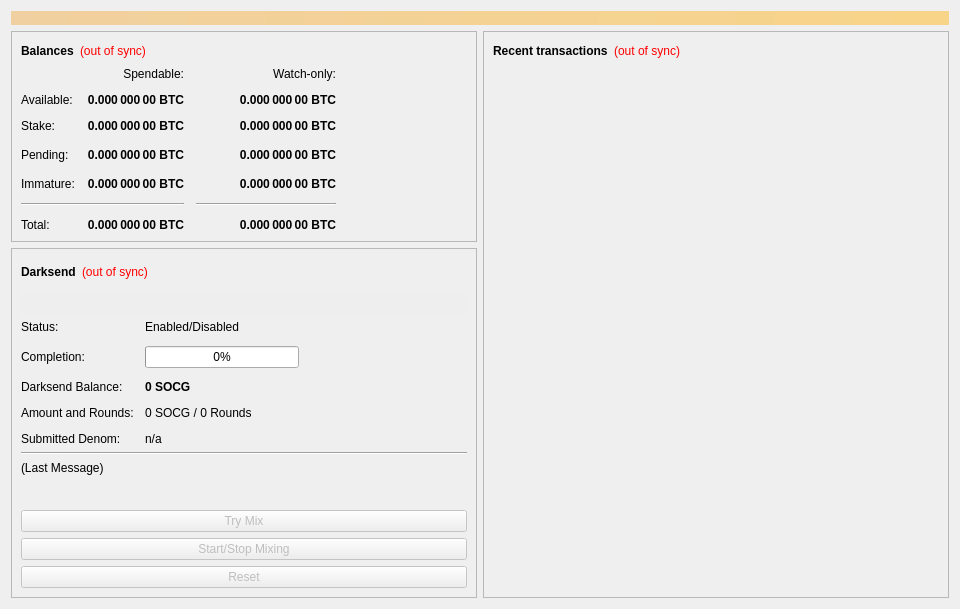
<?xml version="1.0" encoding="UTF-8"?>
<ui version="4.0">
 <class>OverviewPage</class>
 <widget class="QWidget" name="OverviewPage">
  <property name="geometry">
   <rect>
    <x>0</x>
    <y>0</y>
    <width>960</width>
    <height>594</height>
   </rect>
  </property>
  <property name="minimumSize">
   <size>
    <width>960</width>
    <height>0</height>
   </size>
  </property>
  <property name="windowTitle">
   <string>Form</string>
  </property>
  <layout class="QVBoxLayout" name="topLayout">
   <item>
    <widget class="QLabel" name="labelAlerts">
     <property name="visible">
      <bool>false</bool>
     </property>
     <property name="styleSheet">
      <string notr="true">background-color: qlineargradient(x1: 0, y1: 0, x2: 1, y2: 0, stop:0 #F0D0A0, stop:1 #F8D488); color:#000000;</string>
     </property>
     <property name="wordWrap">
      <bool>true</bool>
     </property>
     <property name="margin">
      <number>3</number>
     </property>
    </widget>
   </item>
   <item>
    <layout class="QHBoxLayout" name="horizontalLayout" stretch="1,1">
     <item>
      <layout class="QVBoxLayout" name="verticalLayout_2">
       <item>
        <widget class="QFrame" name="frame">
         <property name="frameShape">
          <enum>QFrame::StyledPanel</enum>
         </property>
         <property name="frameShadow">
          <enum>QFrame::Raised</enum>
         </property>
         <layout class="QVBoxLayout" name="verticalLayout_4">
          <item>
           <layout class="QHBoxLayout" name="horizontalLayout_4">
            <item>
             <widget class="QLabel" name="label_5">
              <property name="font">
               <font>
                <weight>75</weight>
                <bold>true</bold>
               </font>
              </property>
              <property name="text">
               <string>Balances</string>
              </property>
             </widget>
            </item>
            <item>
             <widget class="QLabel" name="labelWalletStatus">
              <property name="cursor">
               <cursorShape>WhatsThisCursor</cursorShape>
              </property>
              <property name="toolTip">
               <string>The displayed information may be out of date. Your wallet automatically synchronizes with the SocietyG network after a connection is established, but this process has not completed yet.</string>
              </property>
              <property name="styleSheet">
               <string notr="true">QLabel { color: red; }</string>
              </property>
              <property name="text">
               <string notr="true">(out of sync)</string>
              </property>
              <property name="alignment">
               <set>Qt::AlignLeading|Qt::AlignLeft|Qt::AlignVCenter</set>
              </property>
             </widget>
            </item>
            <item>
             <spacer name="horizontalSpacer_3">
              <property name="orientation">
               <enum>Qt::Horizontal</enum>
              </property>
              <property name="sizeHint" stdset="0">
               <size>
                <width>40</width>
                <height>20</height>
               </size>
              </property>
             </spacer>
            </item>
           </layout>
          </item>
          <item>
           <layout class="QGridLayout" name="gridLayout">
            <property name="spacing">
             <number>12</number>
            </property>
            <item row="3" column="2">
             <widget class="QLabel" name="labelWatchPending">
              <property name="font">
               <font>
                <weight>75</weight>
                <bold>true</bold>
               </font>
              </property>
              <property name="cursor">
               <cursorShape>IBeamCursor</cursorShape>
              </property>
              <property name="toolTip">
               <string>Unconfirmed transactions to watch-only addresses</string>
              </property>
              <property name="text">
               <string notr="true">0.000 000 00 BTC</string>
              </property>
              <property name="alignment">
               <set>Qt::AlignRight|Qt::AlignTrailing|Qt::AlignVCenter</set>
              </property>
              <property name="textInteractionFlags">
               <set>Qt::LinksAccessibleByMouse|Qt::TextSelectableByKeyboard|Qt::TextSelectableByMouse</set>
              </property>
             </widget>
            </item>
            <item row="3" column="1">
             <widget class="QLabel" name="labelUnconfirmed">
              <property name="font">
               <font>
                <weight>75</weight>
                <bold>true</bold>
               </font>
              </property>
              <property name="cursor">
               <cursorShape>IBeamCursor</cursorShape>
              </property>
              <property name="toolTip">
               <string>Total of transactions that have yet to be confirmed, and do not yet count toward the spendable balance</string>
              </property>
              <property name="text">
               <string notr="true">0.000 000 00 BTC</string>
              </property>
              <property name="alignment">
               <set>Qt::AlignRight|Qt::AlignTrailing|Qt::AlignVCenter</set>
              </property>
              <property name="textInteractionFlags">
               <set>Qt::LinksAccessibleByMouse|Qt::TextSelectableByKeyboard|Qt::TextSelectableByMouse</set>
              </property>
             </widget>
            </item>
            <item row="4" column="2">
             <widget class="QLabel" name="labelWatchImmature">
              <property name="font">
               <font>
                <weight>75</weight>
                <bold>true</bold>
               </font>
              </property>
              <property name="cursor">
               <cursorShape>IBeamCursor</cursorShape>
              </property>
              <property name="toolTip">
               <string>Mined balance in watch-only addresses that has not yet matured</string>
              </property>
              <property name="text">
               <string notr="true">0.000 000 00 BTC</string>
              </property>
              <property name="alignment">
               <set>Qt::AlignRight|Qt::AlignTrailing|Qt::AlignVCenter</set>
              </property>
              <property name="textInteractionFlags">
               <set>Qt::LinksAccessibleByMouse|Qt::TextSelectableByKeyboard|Qt::TextSelectableByMouse</set>
              </property>
             </widget>
            </item>
            <item row="5" column="0" colspan="2">
             <widget class="Line" name="lineSpendableBalance">
              <property name="orientation">
               <enum>Qt::Horizontal</enum>
              </property>
             </widget>
            </item>
            <item row="5" column="2">
             <widget class="Line" name="lineWatchBalance">
              <property name="sizePolicy">
               <sizepolicy hsizetype="Preferred" vsizetype="Fixed">
                <horstretch>0</horstretch>
                <verstretch>0</verstretch>
               </sizepolicy>
              </property>
              <property name="minimumSize">
               <size>
                <width>140</width>
                <height>0</height>
               </size>
              </property>
              <property name="orientation">
               <enum>Qt::Horizontal</enum>
              </property>
             </widget>
            </item>
            <item row="6" column="0">
             <widget class="QLabel" name="labelTotalText">
              <property name="text">
               <string>Total:</string>
              </property>
             </widget>
            </item>
            <item row="4" column="1">
             <widget class="QLabel" name="labelImmature">
              <property name="font">
               <font>
                <weight>75</weight>
                <bold>true</bold>
               </font>
              </property>
              <property name="cursor">
               <cursorShape>IBeamCursor</cursorShape>
              </property>
              <property name="toolTip">
               <string>Mined balance that has not yet matured</string>
              </property>
              <property name="text">
               <string notr="true">0.000 000 00 BTC</string>
              </property>
              <property name="alignment">
               <set>Qt::AlignRight|Qt::AlignTrailing|Qt::AlignVCenter</set>
              </property>
              <property name="textInteractionFlags">
               <set>Qt::LinksAccessibleByMouse|Qt::TextSelectableByKeyboard|Qt::TextSelectableByMouse</set>
              </property>
             </widget>
            </item>
            <item row="3" column="3">
             <spacer name="horizontalSpacer_2">
              <property name="orientation">
               <enum>Qt::Horizontal</enum>
              </property>
              <property name="sizeHint" stdset="0">
               <size>
                <width>40</width>
                <height>20</height>
               </size>
              </property>
             </spacer>
            </item>
            <item row="4" column="0">
             <widget class="QLabel" name="labelImmatureText">
              <property name="text">
               <string>Immature:</string>
              </property>
             </widget>
            </item>
            <item row="6" column="1">
             <widget class="QLabel" name="labelTotal">
              <property name="font">
               <font>
                <weight>75</weight>
                <bold>true</bold>
               </font>
              </property>
              <property name="cursor">
               <cursorShape>IBeamCursor</cursorShape>
              </property>
              <property name="toolTip">
               <string>Your current total balance</string>
              </property>
              <property name="text">
               <string notr="true">0.000 000 00 BTC</string>
              </property>
              <property name="alignment">
               <set>Qt::AlignRight|Qt::AlignTrailing|Qt::AlignVCenter</set>
              </property>
              <property name="textInteractionFlags">
               <set>Qt::LinksAccessibleByMouse|Qt::TextSelectableByKeyboard|Qt::TextSelectableByMouse</set>
              </property>
             </widget>
            </item>
            <item row="6" column="2">
             <widget class="QLabel" name="labelWatchTotal">
              <property name="font">
               <font>
                <weight>75</weight>
                <bold>true</bold>
               </font>
              </property>
              <property name="cursor">
               <cursorShape>IBeamCursor</cursorShape>
              </property>
              <property name="toolTip">
               <string>Current total balance in watch-only addresses</string>
              </property>
              <property name="text">
               <string notr="true">0.000 000 00 BTC</string>
              </property>
              <property name="alignment">
               <set>Qt::AlignRight|Qt::AlignTrailing|Qt::AlignVCenter</set>
              </property>
              <property name="textInteractionFlags">
               <set>Qt::LinksAccessibleByMouse|Qt::TextSelectableByKeyboard|Qt::TextSelectableByMouse</set>
              </property>
             </widget>
            </item>
            <item row="0" column="2">
             <widget class="QLabel" name="labelWatchonly">
              <property name="text">
               <string>Watch-only:</string>
              </property>
              <property name="alignment">
               <set>Qt::AlignRight|Qt::AlignTrailing|Qt::AlignVCenter</set>
              </property>
             </widget>
            </item>
            <item row="1" column="0">
             <widget class="QLabel" name="labelBalanceText">
              <property name="text">
               <string>Available:</string>
              </property>
             </widget>
            </item>
            <item row="1" column="1">
             <widget class="QLabel" name="labelBalance">
              <property name="font">
               <font>
                <weight>75</weight>
                <bold>true</bold>
               </font>
              </property>
              <property name="cursor">
               <cursorShape>IBeamCursor</cursorShape>
              </property>
              <property name="toolTip">
               <string>Your current spendable balance</string>
              </property>
              <property name="text">
               <string notr="true">0.000 000 00 BTC</string>
              </property>
              <property name="alignment">
               <set>Qt::AlignRight|Qt::AlignTrailing|Qt::AlignVCenter</set>
              </property>
              <property name="textInteractionFlags">
               <set>Qt::LinksAccessibleByMouse|Qt::TextSelectableByKeyboard|Qt::TextSelectableByMouse</set>
              </property>
             </widget>
            </item>
            <item row="2" column="0">
             <widget class="QLabel" name="label_10">
              <property name="text">
               <string>Stake:</string>
              </property>
             </widget>
            </item>
            <item row="2" column="1">
             <widget class="QLabel" name="labelStake">
              <property name="font">
               <font>
                <weight>75</weight>
                <bold>true</bold>
               </font>
              </property>
              <property name="cursor">
               <cursorShape>IBeamCursor</cursorShape>
              </property>
              <property name="toolTip">
               <string>Total of coins that was staked, and do not yet count toward the current balance</string>
              </property>
              <property name="text">
               <string notr="true">0.000 000 00 BTC</string>
              </property>
              <property name="alignment">
               <set>Qt::AlignRight|Qt::AlignTrailing|Qt::AlignVCenter</set>
              </property>
              <property name="textInteractionFlags">
               <set>Qt::LinksAccessibleByMouse|Qt::TextSelectableByKeyboard|Qt::TextSelectableByMouse</set>
              </property>
             </widget>
            </item>
            <item row="2" column="2">
             <widget class="QLabel" name="labelWatchStake">
              <property name="font">
               <font>
                <weight>75</weight>
                <bold>true</bold>
               </font>
              </property>
              <property name="cursor">
               <cursorShape>IBeamCursor</cursorShape>
              </property>
              <property name="toolTip">
               <string>Total of coins that was staked in watch-only addresses, and do not yet count toward the current watch-only balance</string>
              </property>
              <property name="text">
               <string notr="true">0.000 000 00 BTC</string>
              </property>
              <property name="alignment">
               <set>Qt::AlignRight|Qt::AlignTrailing|Qt::AlignVCenter</set>
              </property>
              <property name="textInteractionFlags">
               <set>Qt::LinksAccessibleByMouse|Qt::TextSelectableByKeyboard|Qt::TextSelectableByMouse</set>
              </property>
             </widget>
            </item>
            <item row="1" column="2">
             <widget class="QLabel" name="labelWatchAvailable">
              <property name="font">
               <font>
                <weight>75</weight>
                <bold>true</bold>
               </font>
              </property>
              <property name="cursor">
               <cursorShape>IBeamCursor</cursorShape>
              </property>
              <property name="toolTip">
               <string>Your current balance in watch-only addresses</string>
              </property>
              <property name="text">
               <string notr="true">0.000 000 00 BTC</string>
              </property>
              <property name="alignment">
               <set>Qt::AlignRight|Qt::AlignTrailing|Qt::AlignVCenter</set>
              </property>
              <property name="textInteractionFlags">
               <set>Qt::LinksAccessibleByMouse|Qt::TextSelectableByKeyboard|Qt::TextSelectableByMouse</set>
              </property>
             </widget>
            </item>
            <item row="3" column="0">
             <widget class="QLabel" name="labelPendingText">
              <property name="text">
               <string>Pending:</string>
              </property>
             </widget>
            </item>
            <item row="0" column="1">
             <widget class="QLabel" name="labelSpendable">
              <property name="text">
               <string>Spendable:</string>
              </property>
              <property name="alignment">
               <set>Qt::AlignRight|Qt::AlignTrailing|Qt::AlignVCenter</set>
              </property>
             </widget>
            </item>
           </layout>
          </item>
         </layout>
        </widget>
       </item>
       <item>
        <widget class="QFrame" name="frameDarksend">
         <property name="sizePolicy">
          <sizepolicy hsizetype="Expanding" vsizetype="Expanding">
           <horstretch>0</horstretch>
           <verstretch>0</verstretch>
          </sizepolicy>
         </property>
         <property name="minimumSize">
          <size>
           <width>0</width>
           <height>350</height>
          </size>
         </property>
         <property name="layoutDirection">
          <enum>Qt::LeftToRight</enum>
         </property>
         <property name="frameShape">
          <enum>QFrame::StyledPanel</enum>
         </property>
         <property name="frameShadow">
          <enum>QFrame::Raised</enum>
         </property>
         <layout class="QVBoxLayout" name="verticalLayout_5">
          <item>
           <layout class="QHBoxLayout" name="horizontalLayout_5">
            <item>
             <widget class="QLabel" name="label_2">
              <property name="font">
               <font>
                <weight>75</weight>
                <bold>true</bold>
               </font>
              </property>
              <property name="text">
               <string>Darksend</string>
              </property>
             </widget>
            </item>
            <item>
             <widget class="QLabel" name="labelDarksendSyncStatus">
              <property name="toolTip">
               <string>The displayed information may be out of date. Your wallet automatically synchronizes with the SocietyG network after a connection is established, but this process has not completed yet.</string>
              </property>
              <property name="styleSheet">
               <string notr="true">QLabel { color: red; }</string>
              </property>
              <property name="text">
               <string notr="true">(out of sync)</string>
              </property>
              <property name="alignment">
               <set>Qt::AlignLeading|Qt::AlignLeft|Qt::AlignVCenter</set>
              </property>
             </widget>
            </item>
            <item>
             <spacer name="horizontalSpacer_4">
              <property name="orientation">
               <enum>Qt::Horizontal</enum>
              </property>
              <property name="sizeHint" stdset="0">
               <size>
                <width>40</width>
                <height>20</height>
               </size>
              </property>
             </spacer>
            </item>
           </layout>
          </item>
          <item>
           <widget class="QPushButton" name="runAutoDenom">
            <property name="palette">
             <palette>
              <active>
               <colorrole role="WindowText">
                <brush brushstyle="SolidPattern">
                 <color alpha="255">
                  <red>0</red>
                  <green>0</green>
                  <blue>0</blue>
                 </color>
                </brush>
               </colorrole>
               <colorrole role="Button">
                <brush brushstyle="SolidPattern">
                 <color alpha="255">
                  <red>239</red>
                  <green>238</green>
                  <blue>238</blue>
                 </color>
                </brush>
               </colorrole>
               <colorrole role="Light">
                <brush brushstyle="SolidPattern">
                 <color alpha="255">
                  <red>255</red>
                  <green>255</green>
                  <blue>255</blue>
                 </color>
                </brush>
               </colorrole>
               <colorrole role="Midlight">
                <brush brushstyle="SolidPattern">
                 <color alpha="255">
                  <red>247</red>
                  <green>246</green>
                  <blue>246</blue>
                 </color>
                </brush>
               </colorrole>
               <colorrole role="Dark">
                <brush brushstyle="SolidPattern">
                 <color alpha="255">
                  <red>119</red>
                  <green>119</green>
                  <blue>119</blue>
                 </color>
                </brush>
               </colorrole>
               <colorrole role="Mid">
                <brush brushstyle="SolidPattern">
                 <color alpha="255">
                  <red>159</red>
                  <green>159</green>
                  <blue>159</blue>
                 </color>
                </brush>
               </colorrole>
               <colorrole role="Text">
                <brush brushstyle="SolidPattern">
                 <color alpha="255">
                  <red>0</red>
                  <green>0</green>
                  <blue>0</blue>
                 </color>
                </brush>
               </colorrole>
               <colorrole role="BrightText">
                <brush brushstyle="SolidPattern">
                 <color alpha="255">
                  <red>255</red>
                  <green>255</green>
                  <blue>255</blue>
                 </color>
                </brush>
               </colorrole>
               <colorrole role="ButtonText">
                <brush brushstyle="SolidPattern">
                 <color alpha="255">
                  <red>0</red>
                  <green>0</green>
                  <blue>0</blue>
                 </color>
                </brush>
               </colorrole>
               <colorrole role="Base">
                <brush brushstyle="SolidPattern">
                 <color alpha="255">
                  <red>255</red>
                  <green>255</green>
                  <blue>255</blue>
                 </color>
                </brush>
               </colorrole>
               <colorrole role="Window">
                <brush brushstyle="SolidPattern">
                 <color alpha="255">
                  <red>239</red>
                  <green>238</green>
                  <blue>238</blue>
                 </color>
                </brush>
               </colorrole>
               <colorrole role="Shadow">
                <brush brushstyle="SolidPattern">
                 <color alpha="255">
                  <red>0</red>
                  <green>0</green>
                  <blue>0</blue>
                 </color>
                </brush>
               </colorrole>
               <colorrole role="AlternateBase">
                <brush brushstyle="SolidPattern">
                 <color alpha="255">
                  <red>247</red>
                  <green>246</green>
                  <blue>246</blue>
                 </color>
                </brush>
               </colorrole>
               <colorrole role="ToolTipBase">
                <brush brushstyle="SolidPattern">
                 <color alpha="255">
                  <red>255</red>
                  <green>255</green>
                  <blue>220</blue>
                 </color>
                </brush>
               </colorrole>
               <colorrole role="ToolTipText">
                <brush brushstyle="SolidPattern">
                 <color alpha="255">
                  <red>0</red>
                  <green>0</green>
                  <blue>0</blue>
                 </color>
                </brush>
               </colorrole>
              </active>
              <inactive>
               <colorrole role="WindowText">
                <brush brushstyle="SolidPattern">
                 <color alpha="255">
                  <red>0</red>
                  <green>0</green>
                  <blue>0</blue>
                 </color>
                </brush>
               </colorrole>
               <colorrole role="Button">
                <brush brushstyle="SolidPattern">
                 <color alpha="255">
                  <red>239</red>
                  <green>238</green>
                  <blue>238</blue>
                 </color>
                </brush>
               </colorrole>
               <colorrole role="Light">
                <brush brushstyle="SolidPattern">
                 <color alpha="255">
                  <red>255</red>
                  <green>255</green>
                  <blue>255</blue>
                 </color>
                </brush>
               </colorrole>
               <colorrole role="Midlight">
                <brush brushstyle="SolidPattern">
                 <color alpha="255">
                  <red>247</red>
                  <green>246</green>
                  <blue>246</blue>
                 </color>
                </brush>
               </colorrole>
               <colorrole role="Dark">
                <brush brushstyle="SolidPattern">
                 <color alpha="255">
                  <red>119</red>
                  <green>119</green>
                  <blue>119</blue>
                 </color>
                </brush>
               </colorrole>
               <colorrole role="Mid">
                <brush brushstyle="SolidPattern">
                 <color alpha="255">
                  <red>159</red>
                  <green>159</green>
                  <blue>159</blue>
                 </color>
                </brush>
               </colorrole>
               <colorrole role="Text">
                <brush brushstyle="SolidPattern">
                 <color alpha="255">
                  <red>0</red>
                  <green>0</green>
                  <blue>0</blue>
                 </color>
                </brush>
               </colorrole>
               <colorrole role="BrightText">
                <brush brushstyle="SolidPattern">
                 <color alpha="255">
                  <red>255</red>
                  <green>255</green>
                  <blue>255</blue>
                 </color>
                </brush>
               </colorrole>
               <colorrole role="ButtonText">
                <brush brushstyle="SolidPattern">
                 <color alpha="255">
                  <red>0</red>
                  <green>0</green>
                  <blue>0</blue>
                 </color>
                </brush>
               </colorrole>
               <colorrole role="Base">
                <brush brushstyle="SolidPattern">
                 <color alpha="255">
                  <red>255</red>
                  <green>255</green>
                  <blue>255</blue>
                 </color>
                </brush>
               </colorrole>
               <colorrole role="Window">
                <brush brushstyle="SolidPattern">
                 <color alpha="255">
                  <red>239</red>
                  <green>238</green>
                  <blue>238</blue>
                 </color>
                </brush>
               </colorrole>
               <colorrole role="Shadow">
                <brush brushstyle="SolidPattern">
                 <color alpha="255">
                  <red>0</red>
                  <green>0</green>
                  <blue>0</blue>
                 </color>
                </brush>
               </colorrole>
               <colorrole role="AlternateBase">
                <brush brushstyle="SolidPattern">
                 <color alpha="255">
                  <red>247</red>
                  <green>246</green>
                  <blue>246</blue>
                 </color>
                </brush>
               </colorrole>
               <colorrole role="ToolTipBase">
                <brush brushstyle="SolidPattern">
                 <color alpha="255">
                  <red>255</red>
                  <green>255</green>
                  <blue>220</blue>
                 </color>
                </brush>
               </colorrole>
               <colorrole role="ToolTipText">
                <brush brushstyle="SolidPattern">
                 <color alpha="255">
                  <red>0</red>
                  <green>0</green>
                  <blue>0</blue>
                 </color>
                </brush>
               </colorrole>
              </inactive>
              <disabled>
               <colorrole role="WindowText">
                <brush brushstyle="SolidPattern">
                 <color alpha="255">
                  <red>119</red>
                  <green>119</green>
                  <blue>119</blue>
                 </color>
                </brush>
               </colorrole>
               <colorrole role="Button">
                <brush brushstyle="SolidPattern">
                 <color alpha="255">
                  <red>239</red>
                  <green>238</green>
                  <blue>238</blue>
                 </color>
                </brush>
               </colorrole>
               <colorrole role="Light">
                <brush brushstyle="SolidPattern">
                 <color alpha="255">
                  <red>255</red>
                  <green>255</green>
                  <blue>255</blue>
                 </color>
                </brush>
               </colorrole>
               <colorrole role="Midlight">
                <brush brushstyle="SolidPattern">
                 <color alpha="255">
                  <red>247</red>
                  <green>246</green>
                  <blue>246</blue>
                 </color>
                </brush>
               </colorrole>
               <colorrole role="Dark">
                <brush brushstyle="SolidPattern">
                 <color alpha="255">
                  <red>119</red>
                  <green>119</green>
                  <blue>119</blue>
                 </color>
                </brush>
               </colorrole>
               <colorrole role="Mid">
                <brush brushstyle="SolidPattern">
                 <color alpha="255">
                  <red>159</red>
                  <green>159</green>
                  <blue>159</blue>
                 </color>
                </brush>
               </colorrole>
               <colorrole role="Text">
                <brush brushstyle="SolidPattern">
                 <color alpha="255">
                  <red>119</red>
                  <green>119</green>
                  <blue>119</blue>
                 </color>
                </brush>
               </colorrole>
               <colorrole role="BrightText">
                <brush brushstyle="SolidPattern">
                 <color alpha="255">
                  <red>255</red>
                  <green>255</green>
                  <blue>255</blue>
                 </color>
                </brush>
               </colorrole>
               <colorrole role="ButtonText">
                <brush brushstyle="SolidPattern">
                 <color alpha="255">
                  <red>119</red>
                  <green>119</green>
                  <blue>119</blue>
                 </color>
                </brush>
               </colorrole>
               <colorrole role="Base">
                <brush brushstyle="SolidPattern">
                 <color alpha="255">
                  <red>239</red>
                  <green>238</green>
                  <blue>238</blue>
                 </color>
                </brush>
               </colorrole>
               <colorrole role="Window">
                <brush brushstyle="SolidPattern">
                 <color alpha="255">
                  <red>239</red>
                  <green>238</green>
                  <blue>238</blue>
                 </color>
                </brush>
               </colorrole>
               <colorrole role="Shadow">
                <brush brushstyle="SolidPattern">
                 <color alpha="255">
                  <red>0</red>
                  <green>0</green>
                  <blue>0</blue>
                 </color>
                </brush>
               </colorrole>
               <colorrole role="AlternateBase">
                <brush brushstyle="SolidPattern">
                 <color alpha="255">
                  <red>239</red>
                  <green>238</green>
                  <blue>238</blue>
                 </color>
                </brush>
               </colorrole>
               <colorrole role="ToolTipBase">
                <brush brushstyle="SolidPattern">
                 <color alpha="255">
                  <red>255</red>
                  <green>255</green>
                  <blue>220</blue>
                 </color>
                </brush>
               </colorrole>
               <colorrole role="ToolTipText">
                <brush brushstyle="SolidPattern">
                 <color alpha="255">
                  <red>0</red>
                  <green>0</green>
                  <blue>0</blue>
                 </color>
                </brush>
               </colorrole>
              </disabled>
             </palette>
            </property>
            <property name="focusPolicy">
             <enum>Qt::NoFocus</enum>
            </property>
            <property name="autoFillBackground">
             <bool>true</bool>
            </property>
            <property name="text">
             <string/>
            </property>
            <property name="flat">
             <bool>true</bool>
            </property>
           </widget>
          </item>
          <item>
           <layout class="QFormLayout" name="formLayout">
            <property name="fieldGrowthPolicy">
             <enum>QFormLayout::AllNonFixedFieldsGrow</enum>
            </property>
            <property name="horizontalSpacing">
             <number>11</number>
            </property>
            <property name="verticalSpacing">
             <number>12</number>
            </property>
            <item row="0" column="0">
             <widget class="QLabel" name="label_6">
              <property name="text">
               <string>Status:</string>
              </property>
             </widget>
            </item>
            <item row="1" column="0">
             <widget class="QLabel" name="label_7">
              <property name="text">
               <string>Completion:</string>
              </property>
             </widget>
            </item>
            <item row="1" column="1">
             <widget class="QProgressBar" name="darksendProgress">
              <property name="maximumSize">
               <size>
                <width>154</width>
                <height>16777215</height>
               </size>
              </property>
              <property name="value">
               <number>0</number>
              </property>
             </widget>
            </item>
            <item row="3" column="0">
             <widget class="QLabel" name="labelAnonymizedText">
              <property name="text">
               <string>Darksend Balance:</string>
              </property>
             </widget>
            </item>
            <item row="3" column="1">
             <widget class="QLabel" name="labelAnonymized">
              <property name="font">
               <font>
                <weight>75</weight>
                <bold>true</bold>
               </font>
              </property>
              <property name="text">
               <string notr="true">0 SOCG</string>
              </property>
             </widget>
            </item>
            <item row="4" column="0">
             <widget class="QLabel" name="label_8">
              <property name="text">
               <string>Amount and Rounds:</string>
              </property>
             </widget>
            </item>
            <item row="4" column="1">
             <widget class="QLabel" name="labelAmountRounds">
              <property name="text">
               <string>0 SOCG / 0 Rounds</string>
              </property>
             </widget>
            </item>
            <item row="5" column="0">
             <widget class="QLabel" name="label_9">
              <property name="text">
               <string>Submitted Denom:</string>
              </property>
             </widget>
            </item>
            <item row="5" column="1">
             <widget class="QLabel" name="labelSubmittedDenom">
              <property name="toolTip">
               <string>The denominations you submitted to the Masternode.&lt;br&gt;To mix, other users must submit the exact same denominations.</string>
              </property>
              <property name="text">
               <string>n/a</string>
              </property>
             </widget>
            </item>
            <item row="0" column="1">
             <widget class="QLabel" name="darksendEnabled">
              <property name="text">
               <string>Enabled/Disabled</string>
              </property>
             </widget>
            </item>
           </layout>
          </item>
          <item>
           <widget class="Line" name="lineLastMessage">
            <property name="orientation">
             <enum>Qt::Horizontal</enum>
            </property>
           </widget>
          </item>
          <item>
           <widget class="QLabel" name="darksendStatus">
            <property name="minimumSize">
             <size>
              <width>288</width>
              <height>43</height>
             </size>
            </property>
            <property name="text">
             <string>(Last Message)</string>
            </property>
            <property name="alignment">
             <set>Qt::AlignLeading|Qt::AlignLeft|Qt::AlignTop</set>
            </property>
            <property name="wordWrap">
             <bool>true</bool>
            </property>
           </widget>
          </item>
          <item>
           <widget class="QPushButton" name="darksendAuto">
            <property name="enabled">
             <bool>false</bool>
            </property>
            <property name="sizePolicy">
             <sizepolicy hsizetype="MinimumExpanding" vsizetype="Fixed">
              <horstretch>0</horstretch>
              <verstretch>0</verstretch>
             </sizepolicy>
            </property>
            <property name="toolTip">
             <string>Try to manually submit a Darksend request.</string>
            </property>
            <property name="text">
             <string>Try Mix</string>
            </property>
           </widget>
          </item>
          <item>
           <widget class="QPushButton" name="toggleDarksend">
            <property name="enabled">
             <bool>false</bool>
            </property>
            <property name="sizePolicy">
             <sizepolicy hsizetype="MinimumExpanding" vsizetype="Fixed">
              <horstretch>0</horstretch>
              <verstretch>0</verstretch>
             </sizepolicy>
            </property>
            <property name="text">
             <string>Start/Stop Mixing</string>
            </property>
           </widget>
          </item>
          <item>
           <widget class="QPushButton" name="darksendReset">
            <property name="enabled">
             <bool>false</bool>
            </property>
            <property name="sizePolicy">
             <sizepolicy hsizetype="MinimumExpanding" vsizetype="Fixed">
              <horstretch>0</horstretch>
              <verstretch>0</verstretch>
             </sizepolicy>
            </property>
            <property name="toolTip">
             <string>Reset the current status of Darksend (can interrupt Darksend if it's in the process of Mixing, which can cost you money!)</string>
            </property>
            <property name="autoFillBackground">
             <bool>false</bool>
            </property>
            <property name="text">
             <string>Reset</string>
            </property>
           </widget>
          </item>
         </layout>
        </widget>
       </item>
       <item>
        <spacer name="verticalSpacer">
         <property name="orientation">
          <enum>Qt::Vertical</enum>
         </property>
         <property name="sizeHint" stdset="0">
          <size>
           <width>20</width>
           <height>40</height>
          </size>
         </property>
        </spacer>
       </item>
      </layout>
     </item>
     <item>
      <layout class="QVBoxLayout" name="verticalLayout_3">
       <item>
        <widget class="QFrame" name="frame_2">
         <property name="frameShape">
          <enum>QFrame::StyledPanel</enum>
         </property>
         <property name="frameShadow">
          <enum>QFrame::Raised</enum>
         </property>
         <layout class="QVBoxLayout" name="verticalLayout">
          <item>
           <layout class="QHBoxLayout" name="horizontalLayout_2">
            <item>
             <widget class="QLabel" name="label_4">
              <property name="font">
               <font>
                <weight>75</weight>
                <bold>true</bold>
               </font>
              </property>
              <property name="text">
               <string>Recent transactions</string>
              </property>
             </widget>
            </item>
            <item>
             <widget class="QLabel" name="labelTransactionsStatus">
              <property name="cursor">
               <cursorShape>WhatsThisCursor</cursorShape>
              </property>
              <property name="toolTip">
               <string>The displayed information may be out of date. Your wallet automatically synchronizes with the SocietyG network after a connection is established, but this process has not completed yet.</string>
              </property>
              <property name="styleSheet">
               <string notr="true">QLabel { color: red; }</string>
              </property>
              <property name="text">
               <string notr="true">(out of sync)</string>
              </property>
              <property name="alignment">
               <set>Qt::AlignRight|Qt::AlignTrailing|Qt::AlignVCenter</set>
              </property>
             </widget>
            </item>
            <item>
             <spacer name="horizontalSpacer">
              <property name="orientation">
               <enum>Qt::Horizontal</enum>
              </property>
              <property name="sizeHint" stdset="0">
               <size>
                <width>40</width>
                <height>20</height>
               </size>
              </property>
             </spacer>
            </item>
           </layout>
          </item>
          <item>
           <widget class="QListView" name="listTransactions">
            <property name="styleSheet">
             <string notr="true">QListView { background: transparent; }</string>
            </property>
            <property name="frameShape">
             <enum>QFrame::NoFrame</enum>
            </property>
            <property name="verticalScrollBarPolicy">
             <enum>Qt::ScrollBarAlwaysOff</enum>
            </property>
            <property name="horizontalScrollBarPolicy">
             <enum>Qt::ScrollBarAlwaysOff</enum>
            </property>
            <property name="selectionMode">
             <enum>QAbstractItemView::NoSelection</enum>
            </property>
           </widget>
          </item>
         </layout>
        </widget>
       </item>
      </layout>
     </item>
    </layout>
   </item>
  </layout>
 </widget>
 <resources/>
 <connections/>
</ui>
